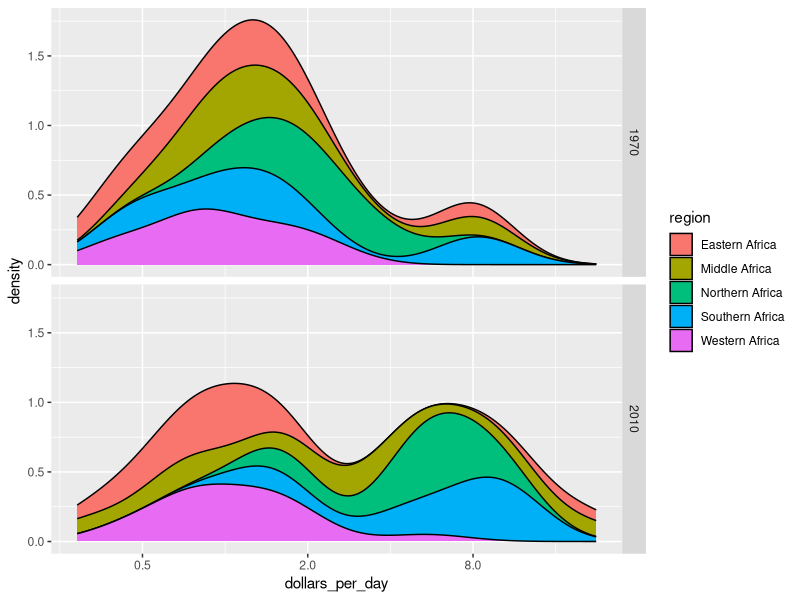
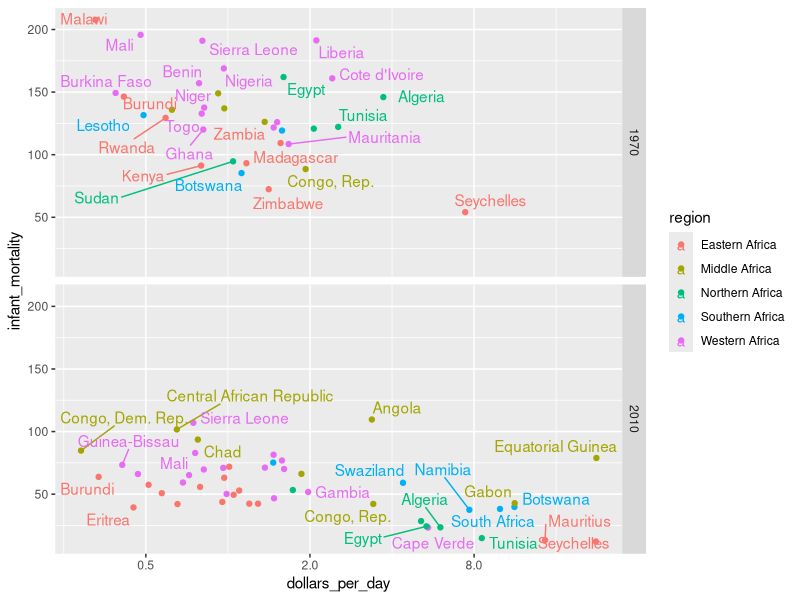
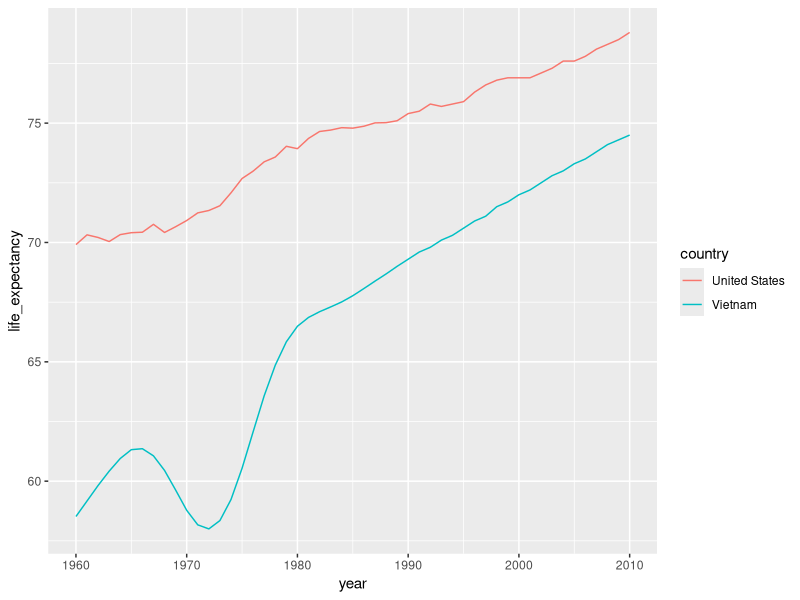
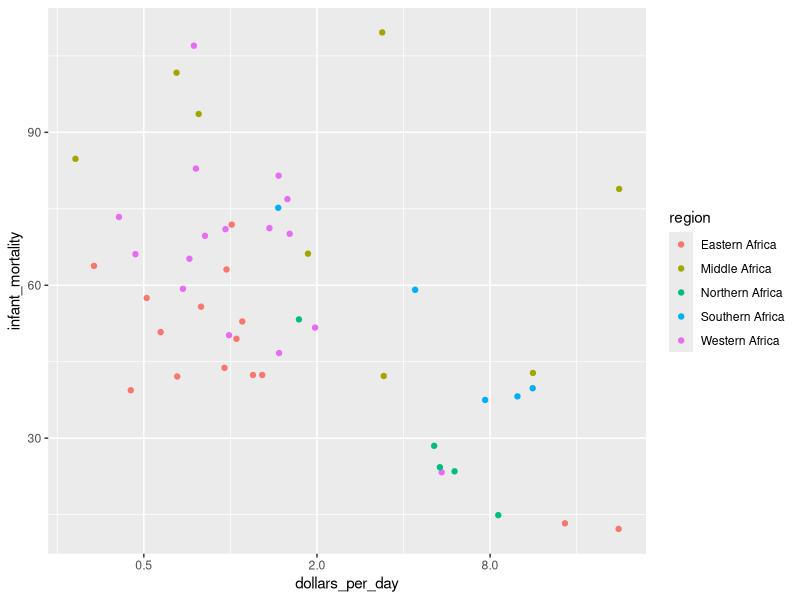
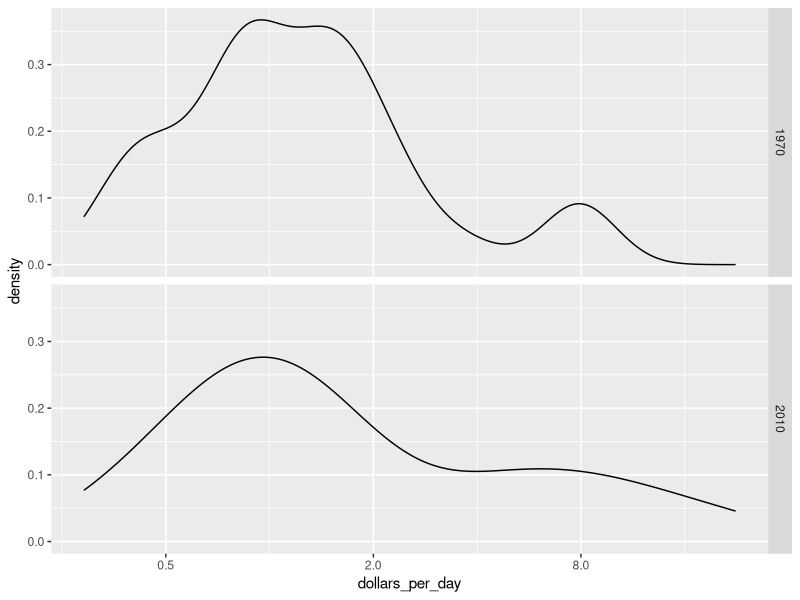

These charts were generated, in order, by the following R code:
install.packages("dplyr")
install.packages("ggplot2")
install.packages("dslabs")
install.packages("ggrepel")
library(dplyr)
library(ggplot2)
library(dslabs)
library(ggrepel)
data(gapminder)

# Create stacked density plot showing the density by African region of countries by the number
# of GDP dollars per resident per day in 1970 vs 2010. Shows most regions improving conditions
# for their residents over this time period, creating the 2nd bump in the chart in 2010
gapminder %>% filter(continent=="Africa" & year %in% c("1970", "2010") & !is.na(gdp)) %>% 
  mutate(dollars_per_day=gdp/population/365) %>% 
  ggplot() + 
  geom_density(aes(dollars_per_day, fill=region), bw=0.5, position="stack") + 
  facet_grid(vars(year)) + 
  scale_x_continuous(trans="log2")

#Demonstrate how infant mortality has decreased in African countries between
#1970-2010 as GDP $/population/day has increased over that time period
gapminder_Africa_1970_2010 <- gapminder %>%
  filter(continent=="Africa" & year %in% c("1970","2010")) %>%
  mutate(dollars_per_day=gdp/population/365) %>% na.omit()
gapminder_Africa_1970_2010 %>% ggplot(aes(dollars_per_day,infant_mortality, color=region, label=country)) +
  geom_point() +
  scale_x_continuous(trans="log2") +
  geom_text_repel() + 
  facet_grid(year~.)

#Show life expectancy in Vietnam & US between 1960-2010 to demonstrate the impact of the Vietnam War
tab <- gapminder %>% filter(country %in% c("United States","Vietnam") & year >= 1960 & year <= 2010)
tab %>% ggplot() +
  geom_line(aes(year,life_expectancy,color=country))

#Created scatter plot showing infant mortality vs GDP $/day for African
#countries by region in 2010
gapminder_Africa_2010 <- gapminder %>% 
  filter(year==2010 & continent=="Africa" & !is.na(gdp)) %>%
  mutate(dollars_per_day=gdp/population/365)
gapminder_Africa_2010 %>% ggplot() +
  geom_point(aes(dollars_per_day,infant_mortality,color=region)) + 
  scale_x_continuous(trans="log2")

#Create stacked density plot showing the density of African countries by the number 
#of GDP dollars per resident per day in 1970 vs 2010. Shows conditions have improved
#for their residents over this time period, shown by the 1st bump decreasing and more
#countries moving right on this chart between 1970 and 2010
gapminder %>% filter(continent=="Africa" & year %in% c("1970","2010") & !is.na(gdp)) %>%
  mutate(dollars_per_day=gdp/population/365) %>% 
  ggplot() + 
  geom_density(aes(dollars_per_day)) + 
  scale_x_continuous(trans="log2") + 
  facet_grid(vars(year))
